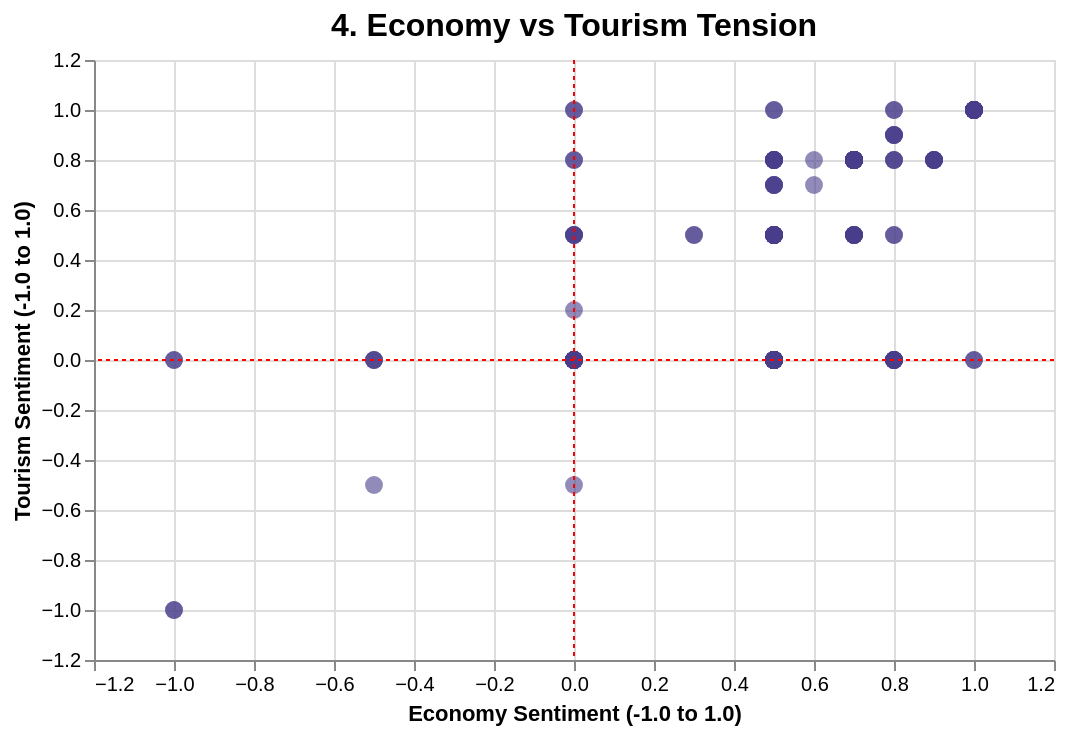

Vega-Lite specification for this chart:
### Vega-Lite specification from a JSON file in a GitHub repository (floating-point values rounded to 4 significant figures; data arrays with more than 128 entries replaced by an {"elided": "..."} marker saying what was removed)
{"config": {"view": {"continuousWidth": 300, "continuousHeight": 300}}, "layer": [{"data": {"name": "data-5e0bb88e2963d4caf51fe3554829f7de"}, "mark": {"type": "circle", "color": "#483D8B", "opacity": 0.6, "size": 80}, "encoding": {"tooltip": [{"field": "Clean_Date", "type": "temporal"}, {"field": "Economy_Sentiment", "format": ".2f", "type": "quantitative"}, {"field": "Tourism_Sentiment", "format": ".2f", "type": "quantitative"}], "x": {"field": "Economy_Sentiment", "scale": {"domain": [-1.1, 1.1]}, "title": "Economy Sentiment (-1.0 to 1.0)", "type": "quantitative"}, "y": {"field": "Tourism_Sentiment", "scale": {"domain": [-1.1, 1.1]}, "title": "Tourism Sentiment (-1.0 to 1.0)", "type": "quantitative"}}, "name": "view_f94453cde07fc77e_0"}, {"data": {"name": "data-a0a55d106695e8d630baff0f16eee66d"}, "mark": {"type": "rule", "color": "red", "strokeDash": [2, 2]}, "encoding": {"y": {"field": "y", "type": "quantitative"}}}, {"data": {"name": "data-d285a7403ed98ae579761d64a864032b"}, "mark": {"type": "rule", "color": "red", "strokeDash": [2, 2]}, "encoding": {"x": {"field": "x", "type": "quantitative"}}}], "height": 300, "params": [{"name": "param_1e9efca18e7a2868", "select": {"type": "interval", "encodings": ["x", "y"]}, "bind": "scales", "views": ["view_f94453cde07fc77e_0"]}], "title": {"text": "4. Economy vs Tourism Tension", "fontSize": 16}, "width": 480, "$schema": "https://vega.github.io/schema/vega-lite/v6.4.1.json", "datasets": {"data-5e0bb88e2963d4caf51fe3554829f7de": {"elided": "219 records"}, "data-a0a55d106695e8d630baff0f16eee66d": [{"y": 0}], "data-d285a7403ed98ae579761d64a864032b": [{"x": 0}]}}
